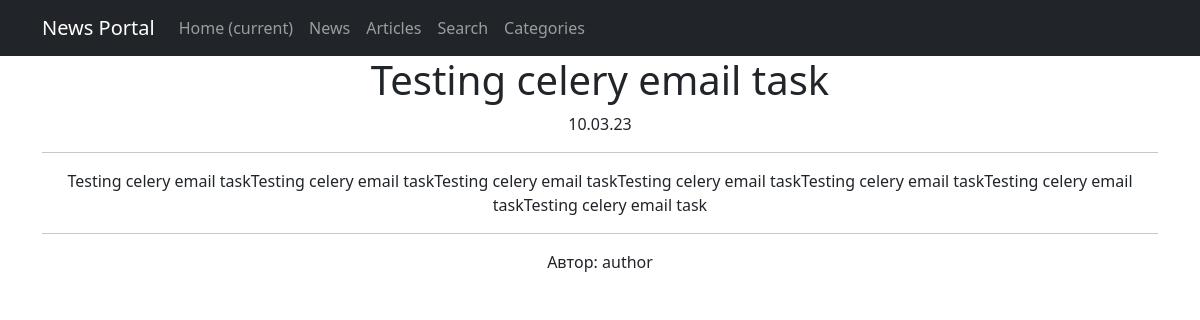
/posts/106, run on an earlier commit of the app's database.
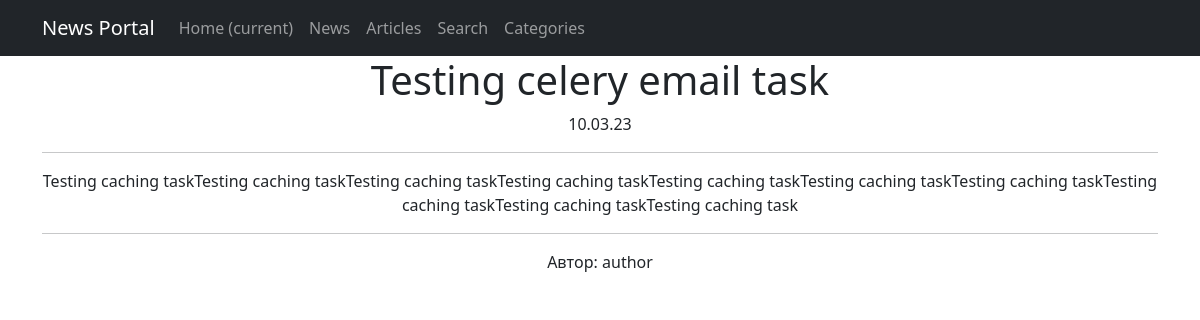
And on a later commit of the database.
### news/models.py (models this page shows, shortened)
class Post(models.Model):
    type = models.CharField(max_length=1, choices=TYPES, default=article)
    created_on = models.DateTimeField(auto_now_add=True)
    title = models.CharField(max_length=255)
    text = models.TextField()
    rating = models.IntegerField(default=0)
    author = models.ForeignKey(Author, on_delete=models.CASCADE)
    categories = models.ManyToManyField(Category, through='PostCategory')

class Author(models.Model):
    user = models.OneToOneField(User, on_delete=models.CASCADE)
    rating = models.IntegerField(default=0)
    def __str__(self):
        return f"{self.user.username}"

### news/views.py (the view)
# urls.py: path('<int:pk>', PostDetail.as_view(), name='post_detail'),
class PostDetail(DetailView):
    model = Post
    template_name = 'post.html'
    context_object_name = 'post'
    queryset = Post.objects.all()
    def get_object(self, *args, **kwargs):
        obj = cache.get(f"post-{self.kwargs['pk']}", None)
        if not obj:
            obj = super().get_object(queryset=self.queryset)
            cache.set(f"post-{self.kwargs['pk']}", obj)
        return obj

### news/templatetags/custom_filters.py (called while the page is built)
@register.filter()
def censor(text: str):
    if type(text) is not str:
        raise ValueError('censor filter only accepts str values')
    for word in UNDESIRABLE_WORDS:
        text = text.replace(word, f"{word[0]}{'*'*(len(word)-1)}")
        word = word.title()
        text = text.replace(word, f"{word[0]}{'*'*(len(word)-1)}")
    return text

### templates/post.html (shortened to what this page needs)
{% extends 'flatpages/default.html' %}
{% load custom_filters %}
{% block content %}
<h1>{{ post.title|censor }}</h1>
{{ post.created_on|date:'d.m.y' }}
<hr>
{{ post.text|censor }}
<hr>
Автор: {{ post.author }}
{% endblock content %}

What changed in the data, as far as the page shows it:
changed Post "Testing celery email task": text|censor "Testing celery email taskTesting celery email taskTesting celery email taskTesting celery email taskTesting celery email taskTesting celery email taskTesting celery email task" → "Testing caching taskTesting caching taskTesting caching taskTesting caching taskTesting caching taskTesting caching taskTesting caching taskTesting caching taskTesting caching taskTesting caching task"
